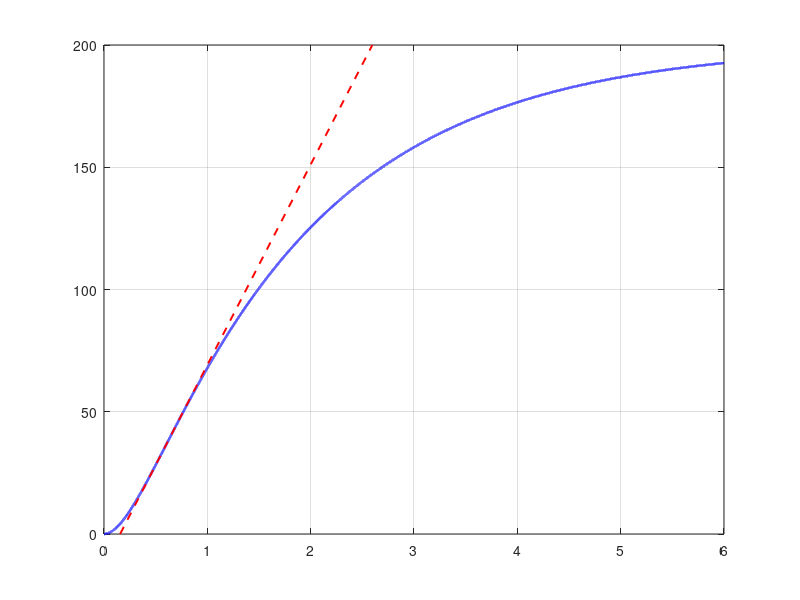

This chart was generated by the following MATLAB code: (Note: this script raises an error after producing the figure.)
%% Figure_Releve_Ziegler_Nichols.m
% =========================================================================
%                                                                         %
%   RELEVE DE ZIEGLER-NICHOLS ET CALCUL DES GAINS DU PID CLASSIQUE         %
%   (figure 1 et sections 4, 5 et 7 du document "Reglage du regulateur     %
%    PID classique par la methode de Ziegler-Nichols")                     %
%                                                                         %
%   Convertisseur Buck du travail : L = 10 mH, C = 47 uF, R = 5 ohms,      %
%   Vin = 200 V, decoupage a 22 kHz.                                       %
%                                                                         %
% =========================================================================
%
% CE QUE PRODUIT CE SCRIPT
%   1. La reponse indicielle du convertisseur (modele moyen), calculee
%      de facon exacte.
%   2. Le releve de la methode de la reponse indicielle : point
%      d'inflexion, tangente, retard apparent La (note L chez Mudry),
%      instant t2 (63 %),
%      constante de temps apparente T, t3, pente normalisee p, a = p*La
%      et temps mort relatif tau.
%   3. Les gains du PID par la table 1 de la note de F. Mudry (ligne
%      PID) : Kp = 1,2/(p*La*K0), Ti = 2*La, Td = 0,5*La.
%   4. Les valeurs a saisir dans le bloc "PID Controller" de Simulink,
%      en forme Parallel (retenue) et en forme Ideal (pour comparaison),
%      avec le coefficient N du filtre derive et les controles qui le
%      justifient (pole du filtre sous fs/2, stabilite de la
%      discretisation Forward Euler).
%   5. La figure du releve, a inserer dans le memoire, en PNG et en PDF
%      vectoriel.
%
% NOTATION
%   Le retard apparent est note La (L dans la note de Mudry) pour ne pas
%   le confondre avec l'inductance L du convertisseur.
%
% POURQUOI UNE REPONSE CALCULEE PLUTOT QUE SIMULEE
%   Le modele moyen du convertisseur est un second ordre a deux poles
%   reels. Sa reponse indicielle a une expression exacte, et le point
%   d'inflexion aussi (annulation de la derivee seconde). Le calcul
%   exact ne depend ni d'un pas d'integration ni de la phase de la
%   porteuse MLI a l'instant de l'echelon. Le document compare ce
%   releve a celui de la reponse commutee (section 4.3) : La differe de
%   11,9 us (pres d'un quart de periode de decoupage) et Kp de 8,9 %
%   (tableau 6 ; K0 = 197,2 V pour la reponse commutee. Les 7,4 %
%   annonces auparavant gardaient K0 = 200 V pour cette reponse).
%
% SORTIES
%   figures_zn/releve_Ziegler_Nichols.png  (affichage a l'ecran)
%   figures_zn/releve_Ziegler_Nichols.pdf  (vectoriel, pour l'impression)
%   Toutes les grandeurs sont affichees dans la fenetre de commandes.
%
% VALEURS ATTENDUES (a comparer a l'affichage)
%   La = 0.155951 ms, T = 1.857541 ms, p = 409.687 1/s, tau = 0.0775
%   Kp = 0.093910, Ti = 0.311901 ms, Td = 0.077975 ms
%   Parallel : P = 0.093910, I = 301.089, D = 7.3227e-06, N = 64122.9
%
% Prerequis : aucun (MATLAB de base, R2024a ou plus recent).
% =========================================================================

clear; clc; close all;

%% ------------------------------------------------------------------
%  1. PARAMETRES DU CONVERTISSEUR ET DU REGULATEUR
%  ------------------------------------------------------------------
L_ind = 10e-3;           % inductance [H] (note de dimensionnement)
C_cap = 47e-6;           % capacite [F] (note de dimensionnement)
R_ch  = 5;               % charge nominale [ohm] : c'est le point de reglage
Vin   = 200;             % tension d'entree [V]
fs    = 22000;           % frequence de decoupage [Hz]

E     = 1;               % amplitude de l'echelon de rapport cyclique
                         % (sans unite). Le modele etant lineaire, la
                         % reponse normalisee y/y(inf) ne depend pas de E :
                         % un echelon de 0 a 0,5 donne le meme releve.

Tc    = 1/(fs*10);       % periode d'echantillonnage du regulateur [s] :
                         % dix echantillons par periode de decoupage,
                         % synchronises avec la porteuse (section 6)
N_mudry = 5;             % coefficient du filtre derive dans la convention
                         % de la note de Mudry (choix justifie en 7.2)

%% ------------------------------------------------------------------
%  2. MODELE MOYEN ET CONSTANTES DE TEMPS
%  ------------------------------------------------------------------
% Fonction de transfert du rapport cyclique vers la tension de sortie :
%       Gvd(s) = Vin / ( L*C*s^2 + (L/R)*s + 1 )
% roots() attend les coefficients par puissances DECROISSANTES.
den   = [L_ind*C_cap, L_ind/R_ch, 1];
poles = roots(den);                          % deux poles reels negatifs
tau   = sort(-1./real(poles), 'descend');    % constantes de temps [s]
tau1  = tau(1);                              % constante de temps lente
tau2  = tau(2);                              % constante de temps rapide

wn    = 1/sqrt(L_ind*C_cap);                 % pulsation propre [rad/s]
zeta  = (L_ind/R_ch)/(2*sqrt(L_ind*C_cap));  % amortissement (sans unite)

yinf  = Vin*E;                               % valeur finale [V]
K0    = yinf/E;                              % gain statique [V par unite]

%% ------------------------------------------------------------------
%  3. REPONSE INDICIELLE EXACTE ET POINT D'INFLEXION
%  ------------------------------------------------------------------
% Second ordre aperiodique a poles reels distincts, circuit au repos :
%   y(t)  = yinf*[1 - (tau1*exp(-t/tau1) - tau2*exp(-t/tau2))/(tau1 - tau2)]
%   y'(t) = yinf*(exp(-t/tau1) - exp(-t/tau2))/(tau1 - tau2)
% Le point d'inflexion annule y''(t), ce qui donne un instant exact :
%   t_infl = tau1*tau2*ln(tau1/tau2)/(tau1 - tau2)
y_fun  = @(t) yinf*(1 - (tau1*exp(-t/tau1) - tau2*exp(-t/tau2))/(tau1 - tau2));
dy_fun = @(t) yinf*(exp(-t/tau1) - exp(-t/tau2))/(tau1 - tau2);

t_infl = tau1*tau2*log(tau1/tau2)/(tau1 - tau2);   % instant d'inflexion [s]
y_infl = y_fun(t_infl);                            % tension a l'inflexion [V]
pente  = dy_fun(t_infl);                           % pente maximale [V/s]

% Controle independant : maximum de la derivee calculee numeriquement
% sur une grille de 1 ns. Le sommet de la derivee est tres plat : les deux
% instants coincident a quelques nanosecondes pres, sur 597 us.
dt   = 1e-9;
t    = 0:dt:6e-3;
y    = y_fun(t);
[~, idx] = max(gradient(y, dt));
ecart_ns = abs(t(idx) - t_infl)*1e9;

%% ------------------------------------------------------------------
%  4. GRANDEURS DU RELEVE
%  ------------------------------------------------------------------
% Tangente en (t_infl, y_infl) :  y = y_infl + pente*(t - t_infl).
L_ret = t_infl - y_infl/pente;                % t1 = La : coupe l'axe des temps
t3    = t_infl + (yinf - y_infl)/pente;       % t3 : coupe l'asymptote y(inf)

% t2 : instant ou la reponse atteint 63 % de sa valeur finale. On le
% resout exactement avec fzero, entre l'inflexion et 10*tau1.
t2_63 = fzero(@(x) y_fun(x) - 0.63*yinf, [t_infl, 10*tau1]);

T_app = t2_63 - L_ret;          % constante de temps apparente [s]
p_n   = pente/yinf;             % pente de la reponse NORMALISEE [1/s]
a_int = p_n*L_ret;              % ordonnee (normalisee) de la tangente en t = 0
tau_r = L_ret/(L_ret + T_app);  % temps mort relatif (sans unite)

%% ------------------------------------------------------------------
%  5. GAINS DE ZIEGLER-NICHOLS (table 1 de Mudry, ligne PID)
%  ------------------------------------------------------------------
Kp = 1.2/(p_n*L_ret*K0);        % gain proportionnel [unite de rapport cyclique par V]
Ti = 2*L_ret;                   % temps d'integration [s], Ti = 2*La
Td = 0.5*L_ret;                 % temps de derivation [s], Td = 0,5*La

% Champs du bloc PID de Simulink.
%   Forme Parallel : u = P*e + I*integrale(e) + D*N/(1 + N/s)*e
%   Forme Ideal    : u = P*[ e + I*integrale(e) + D*N/(1 + N/s)*e ]
P_par = Kp;      I_par = Kp/Ti;   D_par = Kp*Td;     % forme retenue
P_id  = Kp;      I_id  = 1/Ti;    D_id  = Td;        % pour comparaison

% Filtre du terme derive. Mudry : sTd/(1 + sTd/N), pole a N/Td.
% Simulink : pole a N (rad/s). Il faut donc saisir N_simulink = N_mudry/Td.
N_sim    = N_mudry/Td;                 % [rad/s]
f_filtre = N_sim/(2*pi);               % frequence du pole [Hz]
N_max    = pi*fs*Td;                   % plus grand N_mudry qui garde le pole sous fs/2

% Stabilite du filtre discretise en Forward Euler : son pole vaut
% z = 1 - N*Tc, stable si et seulement si 0 < N*Tc < 2.
NTc = N_sim*Tc;

%% ------------------------------------------------------------------
%  6. AFFICHAGE
%  ------------------------------------------------------------------
fprintf('=== Procede (modele moyen) ===\n');
fprintf('Poles                       : %.2f et %.2f 1/s\n', sort(real(poles),'descend'));
fprintf('Constantes de temps         : tau1 = %.4f ms , tau2 = %.5f ms\n', tau1*1e3, tau2*1e3);
fprintf('Pulsation propre            : %.1f rad/s (%.1f Hz)\n', wn, wn/(2*pi));
fprintf('Amortissement zeta          : %.3f (procede aperiodique)\n', zeta);
fprintf('Gain statique K0            : %.1f V par unite de rapport cyclique\n\n', K0);

fprintf('=== Releve sur la reponse indicielle ===\n');
fprintf('Point d''inflexion           : t = %.5f ms , y = %.3f V\n', t_infl*1e3, y_infl);
fprintf('Controle numerique          : ecart de %.1f ns sur l''instant d''inflexion\n', ecart_ns);
fprintf('Pente au point d''inflexion  : %.1f V/s (p normalisee = %.3f 1/s)\n', pente, p_n);
fprintf('Retard apparent La = t1     : %.6f ms\n', L_ret*1e3);
fprintf('t2 (63 %% de y(inf))         : %.5f ms\n', t2_63*1e3);
fprintf('Constante de temps T        : %.6f ms\n', T_app*1e3);
fprintf('t3                          : %.5f ms\n', t3*1e3);
fprintf('a = p*La                    : %.5f\n', a_int);
fprintf('Temps mort relatif tau      : %.4f\n\n', tau_r);

fprintf('=== Gains de Ziegler-Nichols (forme standard) ===\n');
fprintf('Kp = %.6f    Ti = %.6f ms    Td = %.6f ms\n\n', Kp, Ti*1e3, Td*1e3);

fprintf('=== Champs du bloc PID Controller ===\n');
fprintf('Forme Parallel (retenue) : P = %.6f  I = %.3f  D = %.4e\n', P_par, I_par, D_par);
fprintf('Forme Ideal              : P = %.6f  I = %.3f  D = %.4e\n', P_id, I_id, D_id);
fprintf('N (Simulink)             : %.1f rad/s, pole a %.0f Hz\n', N_sim, f_filtre);
fprintf('Controle fs/2            : N_mudry = %d, plus grand N admis = %.2f\n', N_mudry, N_max);
fprintf('Controle Forward Euler   : N*Tc = %.3f (stable si < 2)\n', NTc);
fprintf('Sample time              : 1/(22000*10) = %.4e s\n', Tc);
if N_mudry > N_max
    warning('Le pole du filtre derive est au-dessus de fs/2.');
end
if NTc >= 2
    warning('Filtre derive instable en Forward Euler avec ce pas.');
end

%% ------------------------------------------------------------------
%  7. FIGURE DU RELEVE
%  ------------------------------------------------------------------
fig = figure('Position', [100 100 1000 540], 'Color', 'w');
hold on; grid on; box on;

k_aff = 1:100:numel(t);                                          % un point sur cent suffit au trace
h1 = plot(t(k_aff)*1e3, y(k_aff), 'b', 'LineWidth', 1.8);       % reponse
h2 = plot([L_ret t3]*1e3, [0 yinf], 'r--', 'LineWidth', 1.4);   % tangente, de (La,0) a (t3,yinf)

yline(yinf,      ':', 'Color', [0 0 0],       'LineWidth', 0.9);
yline(0.63*yinf, ':', 'Color', [.45 .45 .45], 'LineWidth', 0.9);

h3 = plot(t_infl*1e3, y_infl,    'ro', 'MarkerSize', 8, 'MarkerFaceColor', 'r');
h4 = plot(L_ret*1e3,  0,         'ks', 'MarkerSize', 8, 'MarkerFaceColor', 'k');
h5 = plot(t2_63*1e3,  0.63*yinf, 'kd', 'MarkerSize', 8, 'MarkerFaceColor', 'k');
h6 = plot(t3*1e3,     yinf,      'k^', 'MarkerSize', 8, 'MarkerFaceColor', 'k');

% Cote de la constante de temps apparente T, dessinee en coordonnees
% des donnees (elle reste en place si la fenetre est redimensionnee).
y_cote = -14;
plot([L_ret t2_63]*1e3, [y_cote y_cote], '-', 'Color', [0 .5 0], 'LineWidth', 1.4);
plot([L_ret L_ret]*1e3, y_cote + [-5 5],  '-', 'Color', [0 .5 0], 'LineWidth', 1.4);
plot([t2_63 t2_63]*1e3, y_cote + [-5 5],  '-', 'Color', [0 .5 0], 'LineWidth', 1.4);
text((L_ret + t2_63)*1e3/2, y_cote - 12, sprintf('T = t_2 - t_1 = %.4f ms', T_app*1e3), ...
     'Color', [0 .5 0], 'HorizontalAlignment', 'center', 'FontSize', 10);

text(5.95, yinf + 5,      sprintf('y(\\infty) = %.0f V', yinf), ...
     'FontSize', 9, 'HorizontalAlignment', 'right');
text(5.95, 0.63*yinf + 5, sprintf('63 %% de y(\\infty) = %.0f V', 0.63*yinf), ...
     'FontSize', 9, 'Color', [.45 .45 .45], 'HorizontalAlignment', 'right');

xlabel('Temps (ms)');
ylabel('Tension de sortie V_{out} (V)');
% Titre retire : la legende de la figure est dans le memoire (figure 3.2).
% title({'Releve de Ziegler-Nichols sur la reponse indicielle en boucle ouverte', ...
%        sprintf('(modele moyen, L = 10 mH, C = 47 \\muF, R = 5 \\Omega, echelon E = %g)', E)});
legend([h1 h2 h3 h4 h5 h6], ...
       {'Reponse indicielle du convertisseur', ...
        'Tangente au point d''inflexion', ...
        'Point d''inflexion', ...
        sprintf('t_1 = L_a = %.4f ms', L_ret*1e3), ...
        sprintf('t_2 = %.4f ms  (63 %%)', t2_63*1e3), ...
        sprintf('t_3 = %.4f ms', t3*1e3)}, ...
       'Location', 'east', 'FontSize', 9);
xlim([-0.1 6]);
ylim([-38 225]);

%% ------------------------------------------------------------------
%  8. ENREGISTREMENT
%  ------------------------------------------------------------------
if ~exist('figures_zn', 'dir'); mkdir('figures_zn'); end
exportgraphics(fig, fullfile('figures_zn','releve_Ziegler_Nichols.png'), 'Resolution', 200);
exportgraphics(fig, fullfile('figures_zn','releve_Ziegler_Nichols.pdf'), 'ContentType', 'vector');
fprintf('\nFigure enregistree dans figures_zn/ (PNG et PDF).\n');
